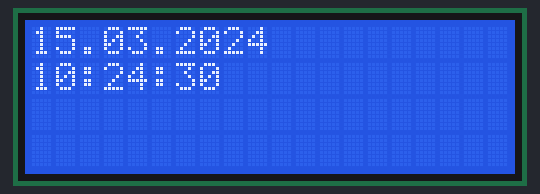
Recording of a sketch running on a simulated Arduino Uno, built with avr-gcc and run on an emulated ATmega328P. Parts: 20×4 character LCD. The local clock reads 2024-03-15 10:24:30 at power-on unless the sketch sets it.

Above: at 0.2 s.
At 4.3 s:
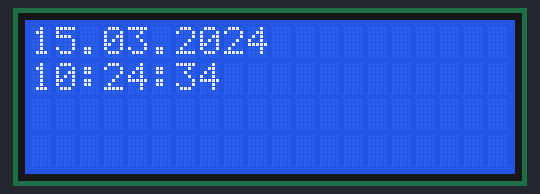
At 11.5 s:
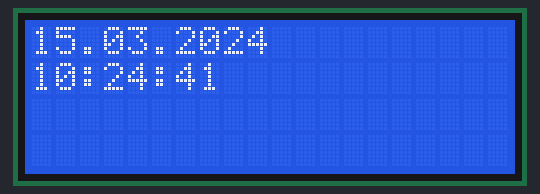
At 18.7 s:
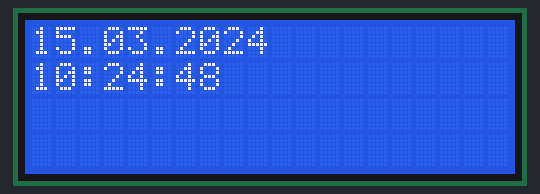
At 27.9 s:
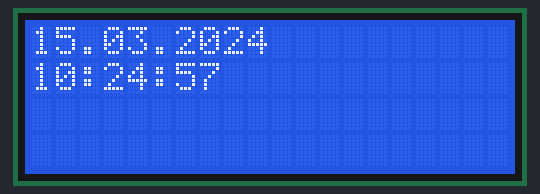
At 38.2 s:
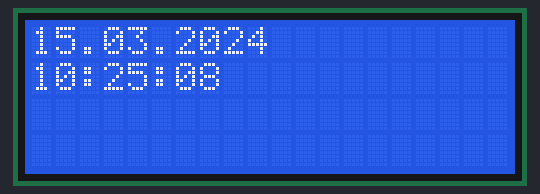

Measured:
- what the display in image 1 shows lasts 1.0 s, from 4.2 s to 5.2 s

The sketch:

RTC_using_i2c_LCD.ino
```cpp
#include <DS3231.h>
#include <Wire.h>
#include <LCD.h>
#include <LiquidCrystal_I2C.h>
#define I2C_ADDR 0x27 //Input LCD Address here
#define En_pin 2
#define Rw_pin 1
#define Rs_pin 0
#define D4_pin 4
#define D5_pin 5
#define D6_pin 6
#define D7_pin 7
#define BACKLIGHT 3

DS3231  rtc(SDA, SCL);
LiquidCrystal_I2C lcd(I2C_ADDR,En_pin,Rw_pin,Rs_pin,D4_pin,D5_pin,D6_pin,D7_pin);

void setup() {
  rtc.begin();
  lcd.begin (20,4);
  lcd.setBacklightPin(BACKLIGHT,POSITIVE);
  lcd.setBacklight(HIGH);


  lcd.clear();
  lcd.home();
  lcd.setCursor(5,0);
  lcd.print("Hello");
  lcd.setCursor(5,1);
  lcd.print("World");

}

void loop() {
  lcd.clear();
  lcd.home();

  lcd.setCursor(0,0);
  lcd.print(rtc.getDateStr());
  lcd.setCursor(0,1);
  lcd.print(rtc.getTimeStr());
  delay(1000);
}
```
